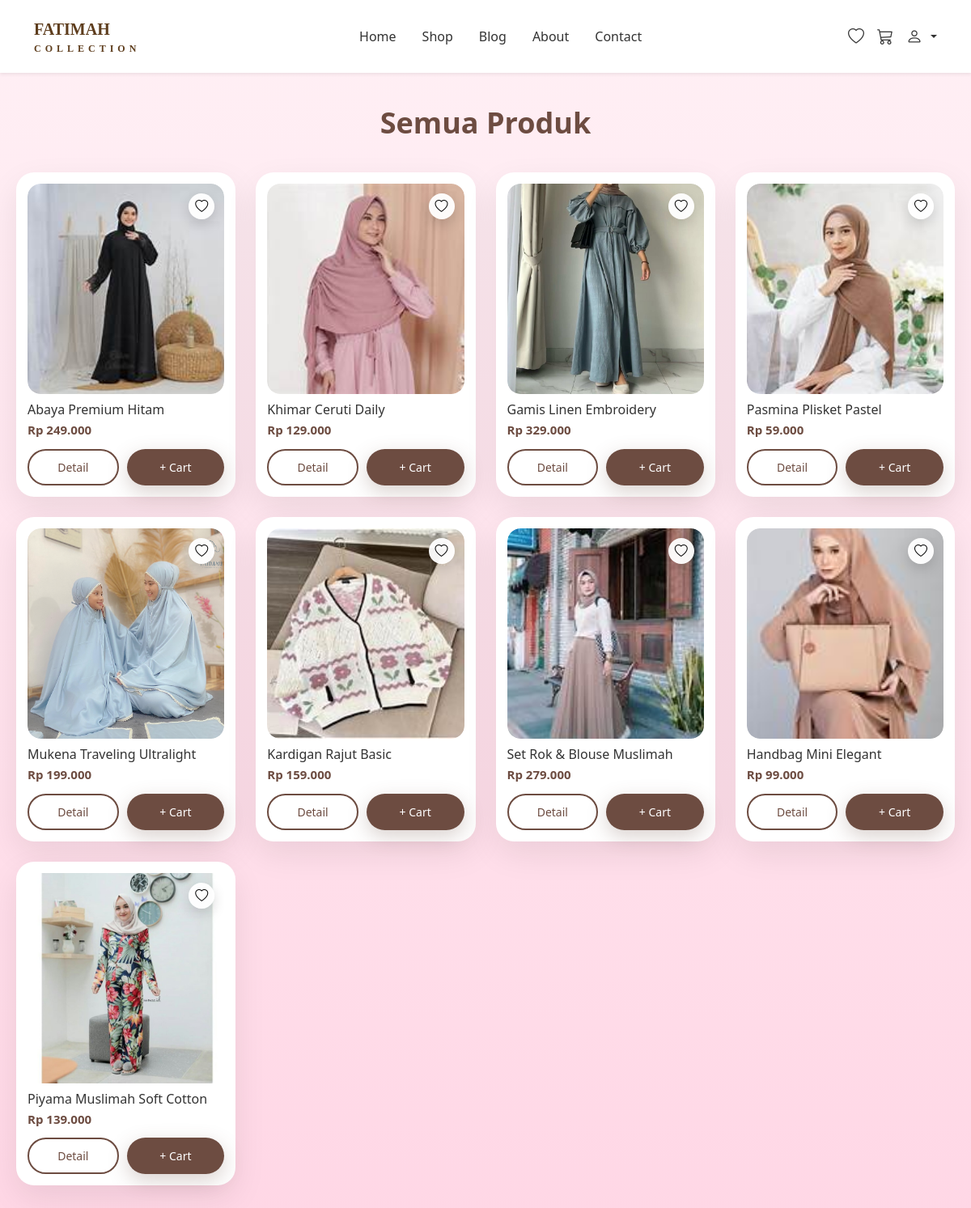
Page /public/shop.php on the committed database.
### tables this page shows
CREATE TABLE `products` (
  `id` int(11) NOT NULL,
  `sku` varchar(50) DEFAULT NULL,
  `name` varchar(200) NOT NULL,
  `category` varchar(100) NOT NULL,
  `published` tinyint(1) NOT NULL DEFAULT 1,
  `description` text DEFAULT NULL,
  `price` decimal(12,2) NOT NULL,
  `stock` int(11) NOT NULL DEFAULT 0,
  `image` varchar(255) DEFAULT NULL,
  `created_at` datetime DEFAULT current_timestamp()
);

### public/shop.php (the view, shortened to what this page needs)
<?php
include 'components/header_user.php';
$wishlist = [];
?>
<!DOCTYPE html>
<html lang="id">
<head>
    <link rel="stylesheet" href="assets/css/shop.css">
    <link rel="stylesheet" href="https://cdn.jsdelivr.net/npm/bootstrap@5.3.2/dist/css/bootstrap.min.css">
    <link rel="stylesheet" href="https://cdn.jsdelivr.net/npm/bootstrap-icons@1.11.1/font/bootstrap-icons.css">
</head>
<body>
<div class="shop-container">
    <h1 class="shop-title">Semua Produk</h1>
    <div class="products-grid">
        <?php
        $result = $conn->query("SELECT * FROM products ORDER BY created_at DESC");
        if ($result && $result->num_rows > 0):
            while ($p = $result->fetch_assoc()):
                $pid   = (int) $p['id'];
                $name  = htmlspecialchars($p['name']);
                $price = number_format($p['price'], 0, ',', '.');
                $image = htmlspecialchars($p['image']);
                $isWish = in_array($pid, $wishlist);
        ?>
        <div class="product-card">
            <div class="product-image-wrap">
                <img src="assets/images/<?= $image; ?>"
                     class="product-img"
                     alt="<?= $name; ?>">
                <button class="wishlist-btn add-wishlist" data-id="<?= $pid; ?>">
                    <i class="bi <?= $isWish ? 'bi-heart-fill text-danger' : 'bi-heart'; ?>"></i>
                </button>
            </div>
            <div class="product-info">
                <h3><?= $name; ?></h3>
                <p class="price">Rp <?= $price; ?></p>
            </div>
            <div class="product-actions">
                <a href="product_detail.php?id=<?= $pid; ?>" class="btn-detail">Detail</a>
                <button class="btn-add-cart" data-id="<?= $pid; ?>">+ Cart</button>
            </div>
        </div>
        <?php endwhile; else: ?>
            <p style="text-align:center;">Belum ada produk.</p>
        <?php endif; ?>
    </div>
</div>
<div id="toast-box" class="position-fixed top-0 end-0 p-3" style="z-index:9999"></div>
</body>
</html>

### public/components/header_user.php (shortened to what this page needs)
<nav class="navbar navbar-expand-lg bg-white py-3 shadow-sm">
<div class="container">
<a class="navbar-brand fw-bold" href="/fatimah-collection-clean1/public/home.php"
   style="font-family:'Playfair Display', serif; color:#5e3d1d;">
    FATIMAH<br>
    <small style="font-size:12px; letter-spacing:5px;">COLLECTION</small>
</a>
<div class="collapse navbar-collapse justify-content-center" id="mainNav">
<ul class="navbar-nav">
    <li class="nav-item mx-2"><a class="nav-link" href="/fatimah-collection-clean1/public/home.php">Home</a></li>
    <li class="nav-item mx-2"><a class="nav-link" href="/fatimah-collection-clean1/public/shop.php">Shop</a></li>
    <li class="nav-item mx-2"><a class="nav-link" href="/fatimah-collection-clean1/public/blog.php">Blog</a></li>
    <li class="nav-item mx-2"><a class="nav-link" href="/fatimah-collection-clean1/public/aboutus.php">About</a></li>
    <li class="nav-item mx-2"><a class="nav-link" href="/fatimah-collection-clean1/public/contact.php">Contact</a></li>
</ul>
</div>
<div class="d-flex align-items-center gap-3">
<div class="position-relative">
<a href="/fatimah-collection-clean1/wishlist/wishlist.php" class="icon-link">
    <i class="bi bi-heart fs-5"></i>
</a>
</div>
<div class="position-relative">
<a href="/fatimah-collection-clean1/cart/cart.php" class="icon-link">
    <i class="bi bi-cart3 fs-5"></i>
</a>
</div>
<div class="dropdown">
    <a href="#"
       class="icon-link dropdown-toggle"
       id="userDropdown"
       role="button"
       data-bs-toggle="dropdown"
       aria-expanded="false">
        <i class="bi bi-person fs-5"></i>
    </a>
</div>
</div>
</div>
</nav>
<link rel="stylesheet" href="https://cdn.jsdelivr.net/npm/bootstrap@5.3.2/dist/css/bootstrap.min.css">
<link rel="stylesheet" href="https://cdn.jsdelivr.net/npm/bootstrap-icons@1.11.1/font/bootstrap-icons.css">

### public/assets/css/shop.css (style rules this page uses)
:root { --pink-bg: #fff0f5; --pink-soft: #ffd6e5; --brown: #6d4c41; --brown-dark: #5d4037; --white: #ffffff; --text-dark: #333; }
* { box-sizing: border-box; }
body { margin: 0; padding: 0; font-family: 'Poppins', sans-serif; background: linear-gradient(180deg, var(--pink-bg), var(--pink-soft)); }
.shop-container { max-width: 1200px; margin: 40px auto; padding: 0 20px 60px; }
.shop-title { text-align: center; font-size: 36px; font-weight: 600; color: var(--brown); margin-bottom: 40px; }
.products-grid { display: grid; grid-template-columns: repeat(auto-fill, minmax(230px, 1fr)); gap: 25px; }
.product-card { position: relative; background: var(--white); border-radius: 22px; padding: 14px; box-shadow: 0 15px 40px rgba(0,0,0,0.08); transition: transform .35s ease; }
.product-image-wrap { position: relative; overflow: hidden; border-radius: 16px; }
.product-img { width: 100%; height: 260px; object-fit: cover; border-radius: 16px; transition: transform .35s ease; }
.wishlist-btn { position: absolute; top: 12px; right: 12px; z-index: 9999; border: none; background: rgba(255,255,255,0.95); padding: 8px; border-radius: 50%; cursor: pointer; box-shadow: 0 6px 16px rgba(0,0,0,0.15); transition: .3s ease; }
.product-info h3 { font-size: 16px; font-weight: 500; color: var(--text-dark); margin: 10px 0 4px; }
.price { font-size: 15px; font-weight: 600; color: var(--brown); margin-bottom: 12px; }
.product-actions { display: flex; gap: 10px; }
.btn-detail, .btn-add-cart { flex: 1; height: 45px; display: inline-flex; align-items: center; justify-content: center; border-radius: 50px; font-size: 14px; font-weight: 500; text-decoration: none; transition: .25s ease; cursor: pointer; }
.btn-detail { border: 2px solid var(--brown); background: transparent; color: var(--brown); }
.btn-add-cart { border: none; background: var(--brown); color: var(--white); box-shadow: 0 8px 25px rgba(109,76,65,0.25); }

### public/components/header_user.php (style rules this page uses)
.navbar { transition: all 0.3s ease; }
.navbar .nav-link { position: relative; font-weight: 500; color: #333; }
.navbar .nav-link::after { content: ""; position: absolute; left: 0; bottom: -5px; width: 0; height: 2px; background: #5e3d1d; transition: width 0.3s ease; }
.icon-link { color: #333; cursor: pointer; transition: transform 0.25s ease, color 0.25s ease; }

### rows in the picture
products: image (picture), name "Abaya Premium Hitam", price "249.000"
products: image (picture), name "Khimar Ceruti Daily", price "129.000"
products: image (picture), name "Gamis Linen Embroidery", price "329.000"
products: image (picture), name "Pasmina Plisket Pastel", price "59.000"
products: image (picture), name "Mukena Traveling Ultralight", price "199.000"
products: image (picture), name "Kardigan Rajut Basic", price "159.000"
products: image (picture), name "Set Rok & Blouse Muslimah", price "279.000"
products: image (picture), name "Handbag Mini Elegant", price "99.000"
products: image (picture), name "Piyama Muslimah Soft Cotton", price "139.000"
